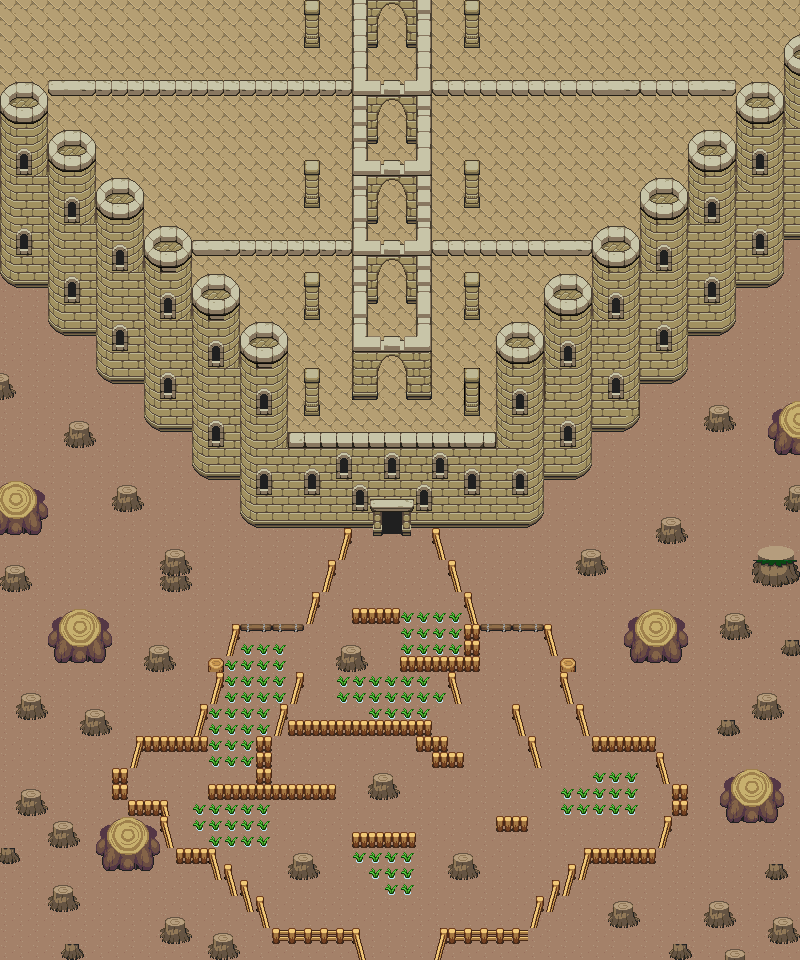

A level layout from a 2D game, rendered from its tile map. Below: a short description, then the map file with tile-grid data replaced by summaries:
An orthogonal 50x60 tile map with 16x16 px tiles, 4 tile layers (Tile Layer 1, Tile Layer 2, Tile Layer 3, Tile Layer 4), 2 tilesets and 4 objects (4x event).

<map version="1.10" tiledversion="1.11.1-99-gec89c545" orientation="orthogonal" renderorder="right-down" compressionlevel="0" width="50" height="60" tilewidth="16" tileheight="16" infinite="0" nextlayerid="6" nextobjectid="5">
 <tileset firstgid="1" source="../gfx/tilesets/core_outdoor.tsx" />
 <tileset firstgid="2776" source="../gfx/tilesets/oceanset_outside.tsx" />
 <layer id="1" name="Tile Layer 1" width="50" height="60">
  <data>[3000 cells, 3000 non-empty, 20 distinct tile ids]</data>
 </layer>
 <layer id="2" name="Tile Layer 2" width="50" height="60">
  <data>[3000 cells, 1459 non-empty, 95 distinct tile ids]</data>
 </layer>
 <layer id="4" name="Tile Layer 3" width="50" height="60">
  <data>[3000 cells, 0 non-empty, 0 distinct tile ids]</data>
 </layer>
 <layer id="5" name="Tile Layer 4" width="50" height="60">
  <data>[3000 cells, 0 non-empty, 0 distinct tile ids]</data>
 </layer>
 <objectgroup id="3" name="Events">
  <object id="1" name="Teleport to End of Desert" type="event" x="368" y="944" width="16" height="16">
   <properties>
    <property name="act1" value="transition_teleport water_end_of_desert.tmx,42,0,0.5" />
    <property name="act2" value="char_face player,down" />
    <property name="cond1" value="is char_at player" />
    <property name="cond2" value="is char_facing player,down" />
   </properties>
  </object>
  <object id="2" name="Teleport to End of Desert" type="event" x="384" y="944" width="16" height="16">
   <properties>
    <property name="act1" value="transition_teleport water_end_of_desert.tmx,43,0,0.5" />
    <property name="act2" value="char_face player,down" />
    <property name="cond1" value="is char_at player" />
    <property name="cond2" value="is char_facing player,down" />
   </properties>
  </object>
  <object id="3" name="Teleport to End of Desert" type="event" x="400" y="944" width="16" height="16">
   <properties>
    <property name="act1" value="transition_teleport water_end_of_desert.tmx,44,0,0.5" />
    <property name="act2" value="char_face player,down" />
    <property name="cond1" value="is char_at player" />
    <property name="cond2" value="is char_facing player,down" />
   </properties>
  </object>
  <object id="4" name="Teleport to End of Desert" type="event" x="416" y="944" width="16" height="16">
   <properties>
    <property name="act1" value="transition_teleport water_end_of_desert.tmx,45,0,0.5" />
    <property name="act2" value="char_face player,down" />
    <property name="cond1" value="is char_at player" />
    <property name="cond2" value="is char_facing player,down" />
   </properties>
  </object>
 </objectgroup>
</map>
